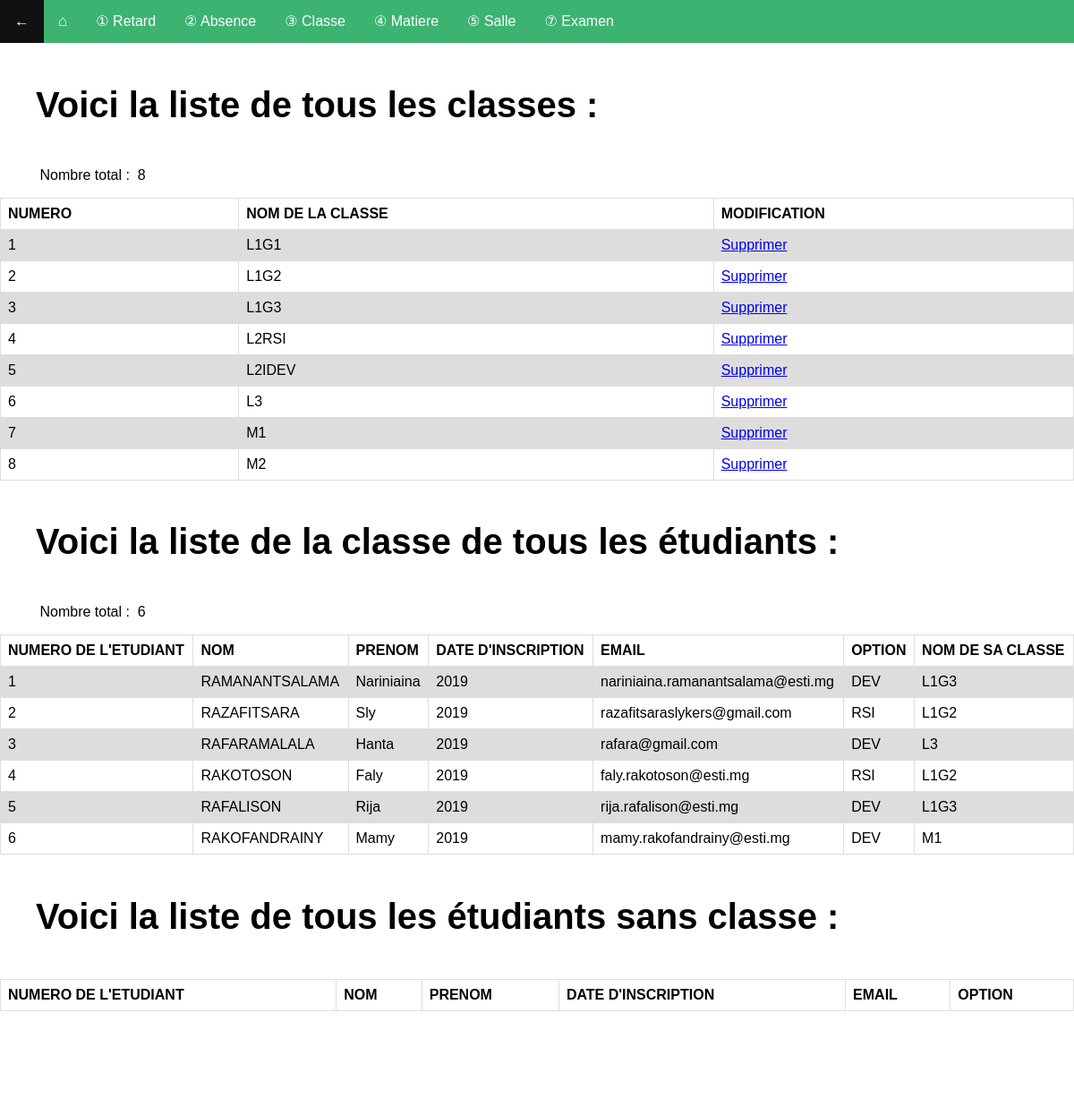
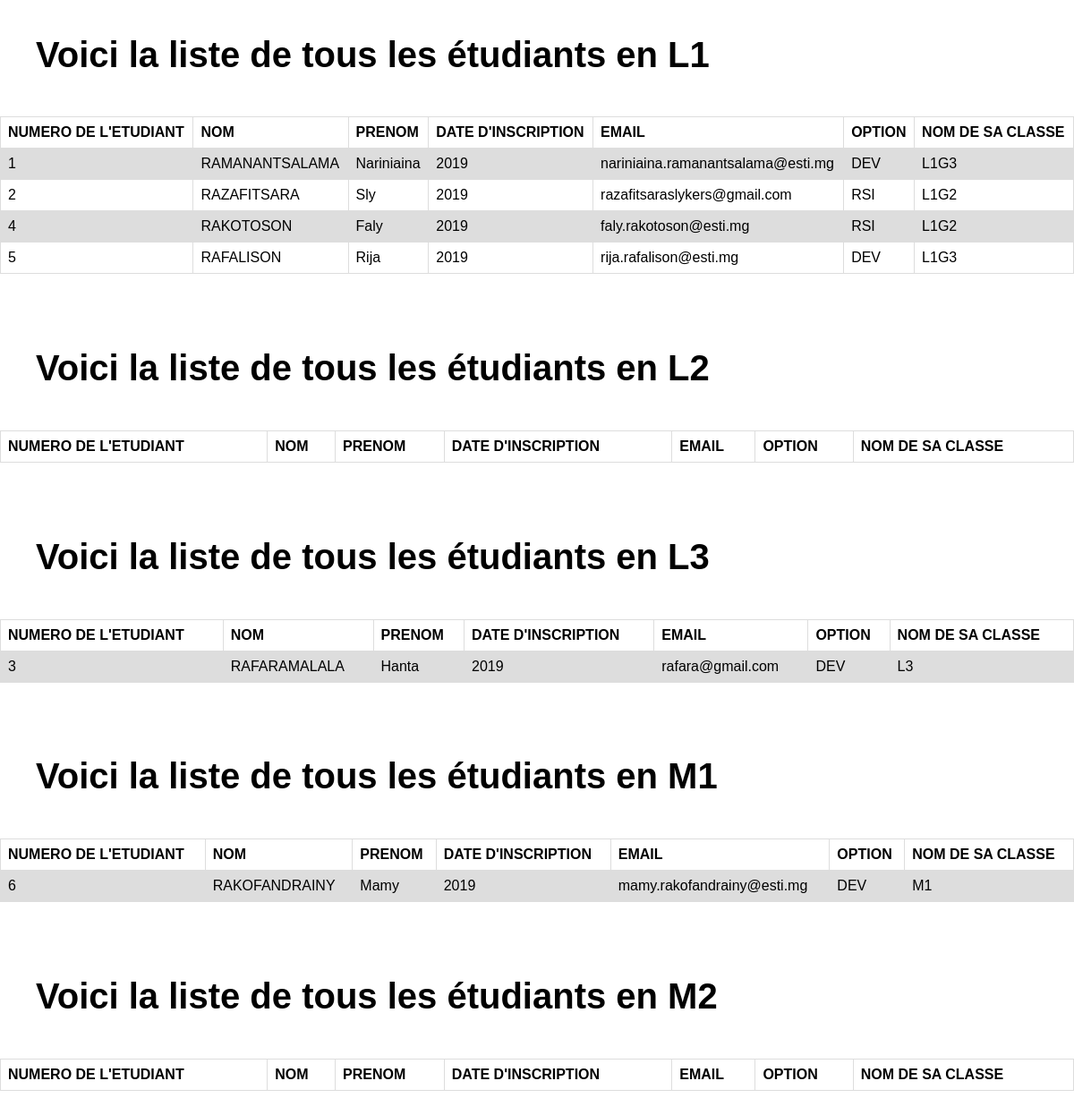
Page /classelist.php (signed in) on the committed database (2 pictures, top to bottom).
### tables this page shows
CREATE TABLE IF NOT EXISTS `t_classe` (
  `cla_id` int(11) NOT NULL AUTO_INCREMENT,
  `cla_nom` varchar(10) DEFAULT NULL,
  PRIMARY KEY (`cla_id`)
);

CREATE TABLE IF NOT EXISTS `t_eleve` (
  `el_id` int(11) NOT NULL AUTO_INCREMENT,
  `el_nom` varchar(30) DEFAULT NULL,
  `el_prenom` varchar(30) DEFAULT NULL,
  `el_ddn` date DEFAULT NULL,
  `el_sexe` varchar(1) DEFAULT NULL,
  `el_inscription` int(4) DEFAULT NULL,
  `el_email` varchar(40) DEFAULT NULL,
  `el_diplome` varchar(40) DEFAULT NULL,
  `el_option` varchar(40) DEFAULT NULL,
  PRIMARY KEY (`el_id`)
);

### classelist.php (the view, shortened to what this page needs)
<!DOCTYPE html>
<html>
<head>
    <link rel="stylesheet" type="text/css" href="style.css">
</head>
<body>
	<span>
        <ul style="background-color: MediumSeaGreen; list-style-type: none; overflow: hidden;">
            <li style="float: left; font-size: 17px"><a href='accueil.php'>←</a></li>
            <li style="float: left; font-size: 17px; "><a href='gestion.php'>⌂</a></li>
            <li style="float: left;"><a href='retardlist.php'> ① Retard</a></li>
            <li style="float: left;"><a href='absencelist.php'> ② Absence</a></li>
            <li style="float: left;"><a href='classelist.php'> ③ Classe</a></li>
            <li style="float: left;"><a href='matierelist.php'> ④ Matiere</a></li>
            <li style="float: left;"><a href='sallelist.php'> ⑤ Salle</a></li>
            <li style="float: left;"><a href='examenlist.php'> ⑦ Examen</a></li>
        </ul>
    </span>
<?php
echo "<h1><div><span>Voici la liste de tous les classes :</span></h1>";
echo "<p>&nbsp&nbsp&nbsp&nbsp&nbsp&nbsp&nbsp&nbsp&nbsp&nbspNombre total :&nbsp"
?>
<?php
	include('conn.php');
	$query=mysqli_query($conn,"select count(cla_id) as total from `t_classe`");
	$row=mysqli_fetch_array($query);
		?>
	<?php echo $row['total'],"</div>";
		?>
	<?php
		require_once("conn.php");
		$req = "select * from t_classe";
		$resultat = mysqli_query($conn,$req) or die(mysql_error());
 	?>
 	<table>
 		<tr>
 			<th>NUMERO</th>
 			<th>NOM DE LA CLASSE</th>
 			<th>MODIFICATION</th>
 		</tr>
 		<?php  while ($cla = mysqli_fetch_assoc($resultat))  {  ?>
 		<tr>
 			<td><?php echo ($cla['cla_id']); ?></td>
 			<td><?php echo ($cla['cla_nom']); ?></td>
 			<td><span><a href="traitement8.php?code=<?php echo ($cla['cla_id']); ?>">Supprimer</a></span></td>
 		</tr>
<?php } ?>
 	</table>
<?php
echo "<h1><div><span>Voici la liste de la classe de tous les étudiants :</span></h1>";
echo "<p>&nbsp&nbsp&nbsp&nbsp&nbsp&nbsp&nbsp&nbsp&nbsp&nbspNombre total :&nbsp"
?>
<?php
	include('conn.php');
	$query=mysqli_query($conn,"select count(el.el_id) as total from t_eleve el right JOIN (a_classe cla inner join t_classe cl on cla.cla_id = cl.cla_id) on el.el_id = cla.el_id;");
	$row=mysqli_fetch_array($query);
		?>
	<?php echo $row['total'],"</div>";
		?>
	<?php
		require_once("conn.php");
		$req = "select el.el_id, el_nom, el.el_prenom ,el.el_inscription, el.el_email,el.el_option, cl.cla_nom from t_eleve el inner JOIN (a_classe cla inner join t_classe cl on cla.cla_id = cl.cla_id) on el.el_id = cla.el_id";
		$resultat = mysqli_query($conn,$req) or die(mysql_error());
 	?>
 	<table>
 		<tr>
 			<th>NUMERO DE L'ETUDIANT</th>
 			<th>NOM </th>
 			<th>PRENOM</th>
 			<th>DATE D'INSCRIPTION </th>
 			<th>EMAIL</th>
 			<th>OPTION </th>
 			<th>NOM DE SA CLASSE</th>
 		</tr>
 		<?php  while ($cla = mysqli_fetch_assoc($resultat))  {  ?>
 		<tr>
 			<td><?php echo ($cla['el_id']); ?></td>
 			<td><?php echo ($cla['el_nom']); ?></td>
 			<td><?php echo ($cla['el_prenom']); ?></td>
 			<td><?php echo ($cla['el_inscription']); ?></td>
 			<td><?php echo ($cla['el_email']); ?></td>
 			<td><?php echo ($cla['el_option']); ?></td>
 			<td><?php echo ($cla['cla_nom']); ?></td>
 		</tr>
<?php } ?>
 	</table>
<?php
echo "<h1><div><span>Voici la liste de tous les étudiants sans classe  :</span></h1>";
?>
 	<table>
 		<tr>
 			<th>NUMERO DE L'ETUDIANT</th>
 			<th>NOM </th>
 			<th>PRENOM</th>
 			<th>DATE D'INSCRIPTION </th>
 			<th>EMAIL</th>
 			<th>OPTION </th>
 		</tr>
 	</table>
<?php
	echo "<br><br><br></br></br></br>";
 ?>
 <?php
        echo "<h1><div><span>Voici la liste de tous les étudiants en L1 </span></h1>";
        ?>
            <?php
                require_once("conn.php");
                $req = "select el.el_id, el_nom, el.el_prenom ,el.el_inscription, el.el_email,el.el_option, cl.cla_nom as classe from t_eleve el inner JOIN (a_classe cla inner join t_classe cl on cla.cla_id = cl.cla_id) on el.el_id = cla.el_id HAVING classe like 'L1%'";
                $resultat = mysqli_query($conn,$req) or die(mysql_error());
            ?>
                <table>
                    <tr>
                        <th>NUMERO DE L'ETUDIANT</th>
                        <th>NOM </th>
                        <th>PRENOM</th>
                        <th>DATE D'INSCRIPTION </th>
                        <th>EMAIL</th>
                        <th>OPTION </th>
                        <th>NOM DE SA CLASSE</th>
                    </tr>
                    <?php  while ($cla = mysqli_fetch_assoc($resultat))  {  ?>
                    <tr>
                        <td><?php echo ($cla['el_id']); ?></td>
                        <td><?php echo ($cla['el_nom']); ?></td>
                        <td><?php echo ($cla['el_prenom']); ?></td>
                        <td><?php echo ($cla['el_inscription']); ?></td>
                        <td><?php echo ($cla['el_email']); ?></td>
                        <td><?php echo ($cla['el_option']); ?></td>
                        <td><?php echo ($cla['classe']); ?></td>
                    </tr>
            <?php } ?>
                </table>
            <?php echo "<br></br>"; ?>
        <?php
        echo "<h1><div><span>Voici la liste de tous les étudiants en L2 </span></h1>";
        ?>
                <table>
                    <tr>
                        <th>NUMERO DE L'ETUDIANT</th>
                        <th>NOM </th>
                        <th>PRENOM</th>
                        <th>DATE D'INSCRIPTION </th>
                        <th>EMAIL</th>
                        <th>OPTION </th>
                        <th>NOM DE SA CLASSE</th>
                    </tr>
                </table>
            <?php echo "<br></br>"; ?>
            <?php
        echo "<h1><div><span>Voici la liste de tous les étudiants en L3 </span></h1>";
        ?>
            <?php
                require_once("conn.php");
                $req = "select el.el_id, el_nom, el.el_prenom ,el.el_inscription, el.el_email,el.el_option, cl.cla_nom as classe from t_eleve el inner JOIN (a_classe cla inner join t_classe cl on cla.cla_id = cl.cla_id) on el.el_id = cla.el_id HAVING classe like 'L3%'";
                $resultat = mysqli_query($conn,$req) or die(mysql_error());
            ?>
                <table>
                    <tr>
                        <th>NUMERO DE L'ETUDIANT</th>
                        <th>NOM </th>
                        <th>PRENOM</th>
                        <th>DATE D'INSCRIPTION </th>
                        <th>EMAIL</th>
                        <th>OPTION </th>
                        <th>NOM DE SA CLASSE</th>
                    </tr>
                    <?php  while ($cla = mysqli_fetch_assoc($resultat))  {  ?>
                    <tr>
                        <td><?php echo ($cla['el_id']); ?></td>
                        <td><?php echo ($cla['el_nom']); ?></td>
                        <td><?php echo ($cla['el_prenom']); ?></td>
                        <td><?php echo ($cla['el_inscription']); ?></td>
                        <td><?php echo ($cla['el_email']); ?></td>
                        <td><?php echo ($cla['el_option']); ?></td>
                        <td><?php echo ($cla['classe']); ?></td>
                    </tr>
            <?php } ?>
                </table>
            <?php echo "<br></br>"; ?>
            <?php
        echo "<h1><div><span>Voici la liste de tous les étudiants en M1 </span></h1>";
        ?>
            <?php
                require_once("conn.php");
                $req = "select el.el_id, el_nom, el.el_prenom ,el.el_inscription, el.el_email,el.el_option, cl.cla_nom as classe from t_eleve el inner JOIN (a_classe cla inner join t_classe cl on cla.cla_id = cl.cla_id) on el.el_id = cla.el_id HAVING classe like 'M1%'";
                $resultat = mysqli_query($conn,$req) or die(mysql_error());
            ?>
                <table>
                    <tr>
                        <th>NUMERO DE L'ETUDIANT</th>
                        <th>NOM </th>
                        <th>PRENOM</th>
                        <th>DATE D'INSCRIPTION </th>
                        <th>EMAIL</th>
                        <th>OPTION </th>
                        <th>NOM DE SA CLASSE</th>
                    </tr>
                    <?php  while ($cla = mysqli_fetch_assoc($resultat))  {  ?>
                    <tr>
                        <td><?php echo ($cla['el_id']); ?></td>
                        <td><?php echo ($cla['el_nom']); ?></td>
                        <td><?php echo ($cla['el_prenom']); ?></td>
                        <td><?php echo ($cla['el_inscription']); ?></td>
                        <td><?php echo ($cla['el_email']); ?></td>
                        <td><?php echo ($cla['el_option']); ?></td>
                        <td><?php echo ($cla['classe']); ?></td>
                    </tr>
            <?php } ?>
                </table>
            <?php echo "<br></br>"; ?>
            <?php
        echo "<h1><div><span>Voici la liste de tous les étudiants en M2 </span></h1>";
        ?>
                <table>
                    <tr>
                        <th>NUMERO DE L'ETUDIANT</th>
                        <th>NOM </th>
                        <th>PRENOM</th>
                        <th>DATE D'INSCRIPTION </th>
                        <th>EMAIL</th>
                        <th>OPTION </th>
                        <th>NOM DE SA CLASSE</th>
                    </tr>
                </table>
            <?php echo "<br></br>"; ?>
</body>
</html>

### style.css (style rules this page uses)
body { margin: 0; font-family: sans-serif; background: transparent; background-color: transparent; }
p { color: black; }
h1 { padding right: 40px; font-size: 40px; }
table { font-family: arial, sans-serif; border-collapse: collapse; width: 100%; text-align: left; }
td, th { border: 1px solid #dddddd; text-align: left; padding: 8px; }
tr:nth-child(even) { background-color: #dddddd; }
div { background-color: transparent; padding: 20px; padding-left: 40px; }
ul { list-style-type: none; margin: 0; padding: 0; overflow: hidden; background-color: #333; }
li { float: left; }
li a { display: block; color: white; text-align: center; padding: 14px 16px; text-decoration: none; }

### rows in the picture
t_classe: cla_id "1", cla_nom "L1G1"
t_classe: cla_id "2", cla_nom "L1G2"
t_classe: cla_id "3", cla_nom "L1G3"
t_classe: cla_id "4", cla_nom "L2RSI"
t_classe: cla_id "5", cla_nom "L2IDEV"
t_classe: cla_id "6", cla_nom "L3"
t_classe: cla_id "7", cla_nom "M1"
t_classe: cla_id "8", cla_nom "M2"
t_eleve: el_id "1", el_nom "RAMANANTSALAMA", el_prenom "Nariniaina", el_inscription "2019", el_email "nariniaina.ramanantsalama@esti.mg", el_option "DEV", t_classe.cla_nom "L1G3"
t_eleve: el_id "2", el_nom "RAZAFITSARA", el_prenom "Sly", el_inscription "2019", el_email "razafitsaraslykers@gmail.com", el_option "RSI", t_classe.cla_nom "L1G2"
t_eleve: el_id "3", el_nom "RAFARAMALALA", el_prenom "Hanta", el_inscription "2019", el_email "rafara@gmail.com", el_option "DEV", t_classe.cla_nom "L3"
t_eleve: el_id "4", el_nom "RAKOTOSON", el_prenom "Faly", el_inscription "2019", el_email "faly.rakotoson@esti.mg", el_option "RSI", t_classe.cla_nom "L1G2"
t_eleve: el_id "5", el_nom "RAFALISON", el_prenom "Rija", el_inscription "2019", el_email "rija.rafalison@esti.mg", el_option "DEV", t_classe.cla_nom "L1G3"
t_eleve: el_id "6", el_nom "RAKOFANDRAINY", el_prenom "Mamy", el_inscription "2019", el_email "mamy.rakofandrainy@esti.mg", el_option "DEV", t_classe.cla_nom "M1"

### other values in the picture
$row['total'] "8"
$row['total'] "6"
